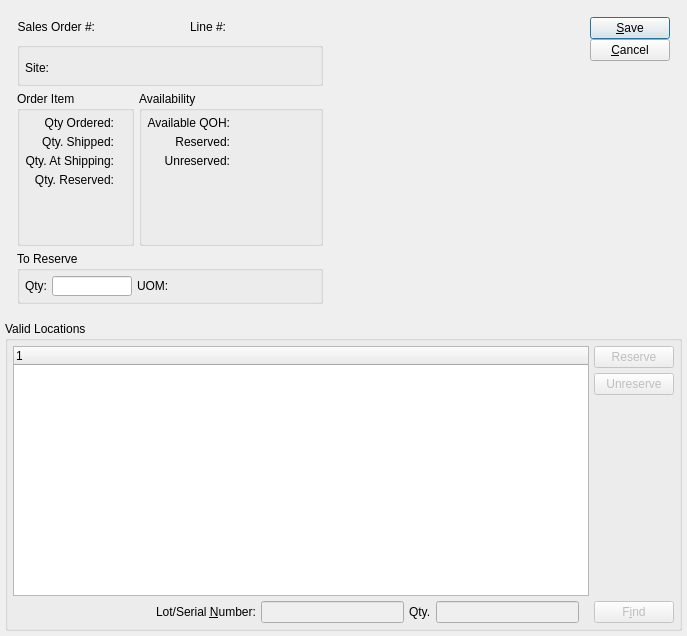
<?xml version="1.0" encoding="UTF-8"?>
<ui version="4.0">
 <comment>This file is part of the xTuple ERP: PostBooks Edition, a free and
open source Enterprise Resource Planning software suite,
Copyright (c) 1999-2018 by OpenMFG LLC, d/b/a xTuple.
It is licensed to you under the Common Public Attribution License
version 1.0, the full text of which (including xTuple-specific Exhibits)
is available at www.xtuple.com/CPAL.  By using this software, you agree
to be bound by its terms.</comment>
 <class>reserveSalesOrderItem</class>
 <widget class="QDialog" name="reserveSalesOrderItem">
  <property name="geometry">
   <rect>
    <x>0</x>
    <y>0</y>
    <width>687</width>
    <height>636</height>
   </rect>
  </property>
  <property name="windowTitle">
   <string>Reserve Stock to Order</string>
  </property>
  <layout class="QGridLayout" name="gridLayout_9">
   <item row="0" column="0">
    <layout class="QGridLayout" name="gridLayout_8">
     <property name="margin">
      <number>12</number>
     </property>
     <property name="spacing">
      <number>12</number>
     </property>
     <item row="0" column="0">
      <layout class="QGridLayout" name="gridLayout_7">
       <item row="0" column="0" colspan="2">
        <layout class="QHBoxLayout" name="horizontalLayout">
         <item>
          <widget class="QLabel" name="_salesOrderNumberLit">
           <property name="text">
            <string>Sales Order #:</string>
           </property>
           <property name="alignment">
            <set>Qt::AlignRight|Qt::AlignTrailing|Qt::AlignVCenter</set>
           </property>
          </widget>
         </item>
         <item>
          <widget class="QLabel" name="_salesOrderNumber">
           <property name="sizePolicy">
            <sizepolicy hsizetype="Expanding" vsizetype="Preferred">
             <horstretch>0</horstretch>
             <verstretch>0</verstretch>
            </sizepolicy>
           </property>
           <property name="alignment">
            <set>Qt::AlignLeading|Qt::AlignLeft|Qt::AlignVCenter</set>
           </property>
          </widget>
         </item>
         <item>
          <widget class="QLabel" name="_shipmentNumberLit">
           <property name="text">
            <string>Line #:</string>
           </property>
           <property name="alignment">
            <set>Qt::AlignRight|Qt::AlignTrailing|Qt::AlignVCenter</set>
           </property>
          </widget>
         </item>
         <item>
          <widget class="QLabel" name="_salesOrderLine">
           <property name="text">
            <string/>
           </property>
          </widget>
         </item>
         <item>
          <spacer name="horizontalSpacer">
           <property name="orientation">
            <enum>Qt::Horizontal</enum>
           </property>
           <property name="sizeHint" stdset="0">
            <size>
             <width>40</width>
             <height>20</height>
            </size>
           </property>
          </spacer>
         </item>
        </layout>
       </item>
       <item row="1" column="0" colspan="2">
        <widget class="QGroupBox" name="_itemGroup">
         <property name="title">
          <string/>
         </property>
         <layout class="QGridLayout" name="gridLayout">
          <item row="0" column="0">
           <widget class="ItemCluster" name="_item">
            <property name="focusPolicy">
             <enum>Qt::StrongFocus</enum>
            </property>
           </widget>
          </item>
          <item row="1" column="0">
           <layout class="QHBoxLayout" name="horizontalLayout_3">
            <item>
             <widget class="QLabel" name="_warehouseLit">
              <property name="text">
               <string>Site:</string>
              </property>
              <property name="alignment">
               <set>Qt::AlignRight|Qt::AlignTrailing|Qt::AlignVCenter</set>
              </property>
             </widget>
            </item>
            <item>
             <widget class="QLabel" name="_warehouse">
              <property name="maximumSize">
               <size>
                <width>80</width>
                <height>32767</height>
               </size>
              </property>
              <property name="text">
               <string/>
              </property>
              <property name="alignment">
               <set>Qt::AlignLeading|Qt::AlignLeft|Qt::AlignVCenter</set>
              </property>
             </widget>
            </item>
            <item>
             <spacer name="horizontalSpacer_2">
              <property name="orientation">
               <enum>Qt::Horizontal</enum>
              </property>
              <property name="sizeHint" stdset="0">
               <size>
                <width>40</width>
                <height>20</height>
               </size>
              </property>
             </spacer>
            </item>
           </layout>
          </item>
         </layout>
        </widget>
       </item>
       <item row="2" column="0">
        <widget class="QGroupBox" name="_orderGroup">
         <property name="title">
          <string>Order Item</string>
         </property>
         <layout class="QGridLayout" name="gridLayout_4">
          <item row="0" column="0">
           <layout class="QVBoxLayout" name="verticalLayout">
            <item>
             <layout class="QGridLayout" name="gridLayout_3">
              <item row="0" column="0">
               <widget class="QLabel" name="_orderedLit">
                <property name="text">
                 <string>Qty Ordered:</string>
                </property>
                <property name="alignment">
                 <set>Qt::AlignRight|Qt::AlignTrailing|Qt::AlignVCenter</set>
                </property>
               </widget>
              </item>
              <item row="0" column="1">
               <widget class="XLabel" name="_ordered">
                <property name="maximumSize">
                 <size>
                  <width>80</width>
                  <height>32767</height>
                 </size>
                </property>
                <property name="alignment">
                 <set>Qt::AlignRight|Qt::AlignTrailing|Qt::AlignVCenter</set>
                </property>
               </widget>
              </item>
              <item row="1" column="0">
               <widget class="QLabel" name="_shippedLit">
                <property name="text">
                 <string>Qty. Shipped:</string>
                </property>
                <property name="alignment">
                 <set>Qt::AlignRight|Qt::AlignTrailing|Qt::AlignVCenter</set>
                </property>
               </widget>
              </item>
              <item row="1" column="1">
               <widget class="XLabel" name="_shipped">
                <property name="maximumSize">
                 <size>
                  <width>80</width>
                  <height>32767</height>
                 </size>
                </property>
                <property name="alignment">
                 <set>Qt::AlignRight|Qt::AlignTrailing|Qt::AlignVCenter</set>
                </property>
               </widget>
              </item>
              <item row="2" column="0">
               <widget class="QLabel" name="_atShippingLit">
                <property name="sizePolicy">
                 <sizepolicy hsizetype="Minimum" vsizetype="Fixed">
                  <horstretch>0</horstretch>
                  <verstretch>0</verstretch>
                 </sizepolicy>
                </property>
                <property name="text">
                 <string>Qty. At Shipping:</string>
                </property>
                <property name="alignment">
                 <set>Qt::AlignRight|Qt::AlignTrailing|Qt::AlignVCenter</set>
                </property>
               </widget>
              </item>
              <item row="2" column="1">
               <widget class="XLabel" name="_atShipping">
                <property name="maximumSize">
                 <size>
                  <width>80</width>
                  <height>32767</height>
                 </size>
                </property>
                <property name="alignment">
                 <set>Qt::AlignRight|Qt::AlignTrailing|Qt::AlignVCenter</set>
                </property>
               </widget>
              </item>
              <item row="3" column="0">
               <widget class="QLabel" name="_reservedLit">
                <property name="text">
                 <string>Qty. Reserved:</string>
                </property>
                <property name="alignment">
                 <set>Qt::AlignRight|Qt::AlignTrailing|Qt::AlignVCenter</set>
                </property>
               </widget>
              </item>
              <item row="3" column="1">
               <widget class="XLabel" name="_reserved">
                <property name="maximumSize">
                 <size>
                  <width>80</width>
                  <height>32767</height>
                 </size>
                </property>
                <property name="alignment">
                 <set>Qt::AlignRight|Qt::AlignTrailing|Qt::AlignVCenter</set>
                </property>
               </widget>
              </item>
             </layout>
            </item>
            <item>
             <spacer name="verticalSpacer">
              <property name="orientation">
               <enum>Qt::Vertical</enum>
              </property>
              <property name="sizeHint" stdset="0">
               <size>
                <width>20</width>
                <height>0</height>
               </size>
              </property>
             </spacer>
            </item>
           </layout>
          </item>
         </layout>
        </widget>
       </item>
       <item row="2" column="1">
        <widget class="QGroupBox" name="_availabilityGroup">
         <property name="enabled">
          <bool>true</bool>
         </property>
         <property name="title">
          <string>Availability</string>
         </property>
         <layout class="QGridLayout" name="gridLayout_5">
          <item row="0" column="0">
           <layout class="QVBoxLayout" name="verticalLayout_2">
            <item>
             <layout class="QGridLayout" name="gridLayout_2">
              <item row="0" column="0">
               <widget class="QLabel" name="_onHandLit">
                <property name="text">
                 <string>Available QOH:</string>
                </property>
                <property name="alignment">
                 <set>Qt::AlignRight|Qt::AlignTrailing|Qt::AlignVCenter</set>
                </property>
               </widget>
              </item>
              <item row="0" column="1">
               <widget class="XLabel" name="_onHand">
                <property name="minimumSize">
                 <size>
                  <width>80</width>
                  <height>0</height>
                 </size>
                </property>
                <property name="alignment">
                 <set>Qt::AlignRight|Qt::AlignTrailing|Qt::AlignVCenter</set>
                </property>
               </widget>
              </item>
              <item row="1" column="0">
               <widget class="QLabel" name="_allocatedLit">
                <property name="text">
                 <string>Reserved:</string>
                </property>
                <property name="alignment">
                 <set>Qt::AlignRight|Qt::AlignTrailing|Qt::AlignVCenter</set>
                </property>
               </widget>
              </item>
              <item row="1" column="1">
               <widget class="XLabel" name="_allocated">
                <property name="minimumSize">
                 <size>
                  <width>80</width>
                  <height>0</height>
                 </size>
                </property>
                <property name="alignment">
                 <set>Qt::AlignRight|Qt::AlignTrailing|Qt::AlignVCenter</set>
                </property>
               </widget>
              </item>
              <item row="2" column="0">
               <widget class="QLabel" name="_unallocatedLit">
                <property name="text">
                 <string>Unreserved:</string>
                </property>
                <property name="alignment">
                 <set>Qt::AlignRight|Qt::AlignTrailing|Qt::AlignVCenter</set>
                </property>
               </widget>
              </item>
              <item row="2" column="1">
               <widget class="XLabel" name="_unreserved">
                <property name="text">
                 <string/>
                </property>
                <property name="alignment">
                 <set>Qt::AlignRight|Qt::AlignTrailing|Qt::AlignVCenter</set>
                </property>
               </widget>
              </item>
             </layout>
            </item>
            <item>
             <spacer name="verticalSpacer_2">
              <property name="orientation">
               <enum>Qt::Vertical</enum>
              </property>
              <property name="sizeHint" stdset="0">
               <size>
                <width>20</width>
                <height>0</height>
               </size>
              </property>
             </spacer>
            </item>
           </layout>
          </item>
         </layout>
        </widget>
       </item>
       <item row="3" column="0" colspan="2">
        <widget class="QGroupBox" name="groupBox">
         <property name="title">
          <string>To Reserve</string>
         </property>
         <layout class="QGridLayout" name="gridLayout_6">
          <item row="0" column="0">
           <layout class="QHBoxLayout" name="horizontalLayout_2">
            <item>
             <widget class="QLabel" name="_qtyToIssueLit">
              <property name="text">
               <string>Qty:</string>
              </property>
              <property name="alignment">
               <set>Qt::AlignRight|Qt::AlignTrailing|Qt::AlignVCenter</set>
              </property>
             </widget>
            </item>
            <item>
             <widget class="XLineEdit" name="_qtyToReserve">
              <property name="sizePolicy">
               <sizepolicy hsizetype="Preferred" vsizetype="Preferred">
                <horstretch>0</horstretch>
                <verstretch>0</verstretch>
               </sizepolicy>
              </property>
              <property name="maximumSize">
               <size>
                <width>80</width>
                <height>20</height>
               </size>
              </property>
              <property name="alignment">
               <set>Qt::AlignRight</set>
              </property>
             </widget>
            </item>
            <item>
             <widget class="QLabel" name="_qtyUOMLit">
              <property name="text">
               <string>UOM:</string>
              </property>
             </widget>
            </item>
            <item>
             <widget class="QLabel" name="_qtyUOM">
              <property name="sizePolicy">
               <sizepolicy hsizetype="Preferred" vsizetype="Preferred">
                <horstretch>1</horstretch>
                <verstretch>0</verstretch>
               </sizepolicy>
              </property>
              <property name="text">
               <string/>
              </property>
             </widget>
            </item>
           </layout>
          </item>
         </layout>
        </widget>
       </item>
      </layout>
     </item>
     <item row="0" column="1">
      <layout class="QHBoxLayout">
       <property name="spacing">
        <number>0</number>
       </property>
       <item>
        <spacer>
         <property name="orientation">
          <enum>Qt::Horizontal</enum>
         </property>
         <property name="sizeType">
          <enum>QSizePolicy::Expanding</enum>
         </property>
         <property name="sizeHint" stdset="0">
          <size>
           <width>0</width>
           <height>20</height>
          </size>
         </property>
        </spacer>
       </item>
       <item>
        <layout class="QVBoxLayout">
         <property name="spacing">
          <number>0</number>
         </property>
         <item>
          <widget class="QPushButton" name="_save">
           <property name="text">
            <string>&amp;Save</string>
           </property>
           <property name="default">
            <bool>true</bool>
           </property>
          </widget>
         </item>
         <item>
          <widget class="QPushButton" name="_close">
           <property name="text">
            <string>&amp;Cancel</string>
           </property>
          </widget>
         </item>
         <item>
          <spacer>
           <property name="orientation">
            <enum>Qt::Vertical</enum>
           </property>
           <property name="sizeType">
            <enum>QSizePolicy::Expanding</enum>
           </property>
           <property name="sizeHint" stdset="0">
            <size>
             <width>20</width>
             <height>0</height>
            </size>
           </property>
          </spacer>
         </item>
        </layout>
       </item>
      </layout>
     </item>
    </layout>
   </item>
   <item row="1" column="0">
    <widget class="QGroupBox" name="_locationGroup">
     <property name="title">
      <string>Valid Locations</string>
     </property>
     <layout class="QVBoxLayout" name="verticalLayout_3">
      <item>
       <layout class="QGridLayout" name="gridLayout_10">
        <item row="0" column="0">
         <widget class="XTreeWidget" name="_itemloc">
          <property name="sizePolicy">
           <sizepolicy hsizetype="Expanding" vsizetype="Expanding">
            <horstretch>0</horstretch>
            <verstretch>0</verstretch>
           </sizepolicy>
          </property>
          <property name="minimumSize">
           <size>
            <width>0</width>
            <height>100</height>
           </size>
          </property>
         </widget>
        </item>
        <item row="0" column="1">
         <layout class="QVBoxLayout" name="_2">
          <item>
           <widget class="QPushButton" name="_reserve">
            <property name="enabled">
             <bool>false</bool>
            </property>
            <property name="text">
             <string>Reserve</string>
            </property>
           </widget>
          </item>
          <item>
           <widget class="QPushButton" name="_unreserve">
            <property name="enabled">
             <bool>false</bool>
            </property>
            <property name="text">
             <string>Unreserve</string>
            </property>
           </widget>
          </item>
          <item>
           <spacer>
            <property name="orientation">
             <enum>Qt::Vertical</enum>
            </property>
            <property name="sizeHint" stdset="0">
             <size>
              <width>20</width>
              <height>40</height>
             </size>
            </property>
           </spacer>
          </item>
         </layout>
        </item>
        <item row="1" column="0">
         <layout class="QHBoxLayout" name="_3">
          <property name="rightMargin">
           <number>10</number>
          </property>
          <item>
           <spacer>
            <property name="orientation">
             <enum>Qt::Horizontal</enum>
            </property>
            <property name="sizeHint" stdset="0">
             <size>
              <width>40</width>
              <height>20</height>
             </size>
            </property>
           </spacer>
          </item>
          <item>
           <widget class="QLabel" name="_bcLit">
            <property name="text">
             <string>Lot/Serial &amp;Number:</string>
            </property>
            <property name="buddy">
             <cstring>_bc</cstring>
            </property>
           </widget>
          </item>
          <item>
           <widget class="QLineEdit" name="_bc">
            <property name="enabled">
             <bool>false</bool>
            </property>
           </widget>
          </item>
          <item>
           <widget class="QLabel" name="_bcQtyLit">
            <property name="text">
             <string>Qty.</string>
            </property>
            <property name="buddy">
             <cstring>_bcQty</cstring>
            </property>
           </widget>
          </item>
          <item>
           <widget class="QLineEdit" name="_bcQty">
            <property name="enabled">
             <bool>false</bool>
            </property>
           </widget>
          </item>
         </layout>
        </item>
        <item row="1" column="1">
         <widget class="QPushButton" name="_bcReserve">
          <property name="enabled">
           <bool>false</bool>
          </property>
          <property name="text">
           <string>F&amp;ind</string>
          </property>
         </widget>
        </item>
       </layout>
      </item>
     </layout>
    </widget>
   </item>
  </layout>
 </widget>
 <layoutdefault spacing="5" margin="5"/>
 <customwidgets>
  <customwidget>
   <class>ItemCluster</class>
   <extends>QWidget</extends>
   <header>itemcluster.h</header>
   <container>1</container>
  </customwidget>
  <customwidget>
   <class>XLabel</class>
   <extends>QLabel</extends>
   <header>xlabel.h</header>
  </customwidget>
  <customwidget>
   <class>XLineEdit</class>
   <extends>QLineEdit</extends>
   <header>xlineedit.h</header>
   <container>1</container>
  </customwidget>
  <customwidget>
   <class>XTreeWidget</class>
   <extends>QTreeWidget</extends>
   <header>xtreewidget.h</header>
   <container>1</container>
  </customwidget>
 </customwidgets>
 <tabstops>
  <tabstop>_item</tabstop>
  <tabstop>_qtyToReserve</tabstop>
  <tabstop>_itemloc</tabstop>
  <tabstop>_reserve</tabstop>
  <tabstop>_unreserve</tabstop>
  <tabstop>_bc</tabstop>
  <tabstop>_bcQty</tabstop>
  <tabstop>_bcReserve</tabstop>
  <tabstop>_save</tabstop>
  <tabstop>_close</tabstop>
 </tabstops>
 <resources/>
 <connections>
  <connection>
   <sender>_close</sender>
   <signal>clicked()</signal>
   <receiver>reserveSalesOrderItem</receiver>
   <slot>reject()</slot>
   <hints>
    <hint type="sourcelabel">
     <x>20</x>
     <y>20</y>
    </hint>
    <hint type="destinationlabel">
     <x>20</x>
     <y>20</y>
    </hint>
   </hints>
  </connection>
  <connection>
   <sender>_itemloc</sender>
   <signal>valid(bool)</signal>
   <receiver>_reserve</receiver>
   <slot>setEnabled(bool)</slot>
   <hints>
    <hint type="sourcelabel">
     <x>288</x>
     <y>512</y>
    </hint>
    <hint type="destinationlabel">
     <x>608</x>
     <y>478</y>
    </hint>
   </hints>
  </connection>
  <connection>
   <sender>_itemloc</sender>
   <signal>valid(bool)</signal>
   <receiver>_unreserve</receiver>
   <slot>setEnabled(bool)</slot>
   <hints>
    <hint type="sourcelabel">
     <x>281</x>
     <y>512</y>
    </hint>
    <hint type="destinationlabel">
     <x>601</x>
     <y>512</y>
    </hint>
   </hints>
  </connection>
 </connections>
</ui>
